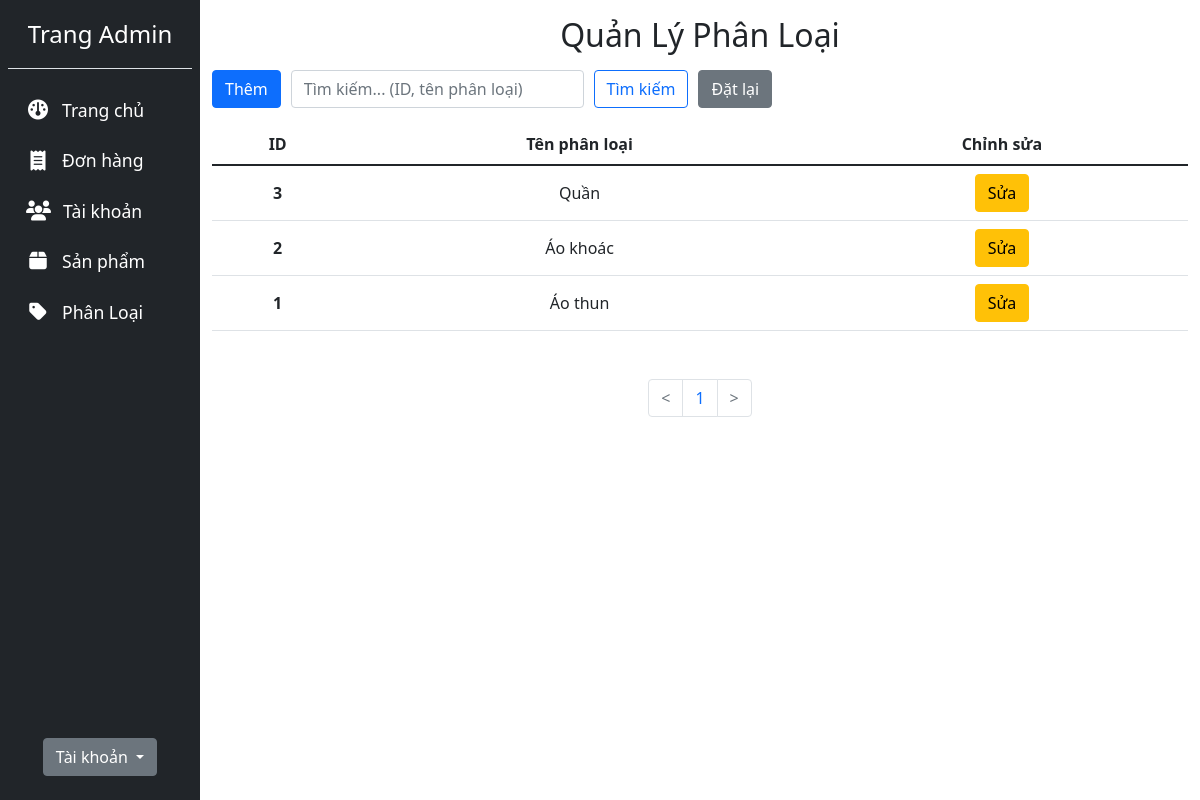
The app's page /admin/categories.php (signed in) with its own data.
### tables this page shows
CREATE TABLE `categories` (
  `category_id` int(11) NOT NULL,
  `category_name` varchar(255) NOT NULL
);

### admin/categories.php (the view, shortened to what this page needs)
<?php
include '../server/connection.php';
$search = $_GET['search'] ?? '';
$page = isset($_GET['page']) && is_numeric($_GET['page']) ? (int)$_GET['page'] : 1;
$records_per_page = 8;
$offset = ($page - 1) * $records_per_page;
$base_query_string = "search=" . urlencode($search)
  . "&search_btn=1";
if (isset($_GET['search_btn'])) {
  $baseQuery = "FROM categories WHERE 1=1";
  $params = [];
  $types = "";
  if (!empty($search)) {
    $baseQuery .= " AND (category_id LIKE ? OR category_name LIKE ?)";
    $searchParam = '%' . trim($search) . '%';
    $params[] = $searchParam;
    $params[] = $searchParam;
    $types .= 'ss';
  }
  $countQuery = "SELECT COUNT(*) " . $baseQuery;
  $stmt_count = $conn->prepare($countQuery);
  if (!empty($params)) {
    $stmt_count->bind_param($types, ...$params);
  }
  $stmt_count->execute();
  $stmt_count->bind_result($total_records);
  $stmt_count->fetch();
  $stmt_count->close();
  $total_no_of_pages = ceil($total_records / $records_per_page);
  $query = "SELECT * " . $baseQuery;
  $query .= " ORDER BY category_id DESC";
  $query .= " LIMIT ?, ?";
  $params[] = $offset;
  $params[] = $records_per_page;
  $types .= "ii";
  $stmt = $conn->prepare($query);
  $stmt->bind_param($types, ...$params);
  $stmt->execute();
  $categories = $stmt->get_result();
} else {
  $stmt1 = $conn->prepare("SELECT COUNT(*) AS total_records FROM categories");
  $stmt1->execute();
  $stmt1->bind_result($total_records);
  $total_no_of_pages = ceil($total_records / $records_per_page);
  $stmt2 = $conn->prepare("SELECT *
                           FROM categories
                           ORDER BY category_id DESC
                           LIMIT $offset, $records_per_page");
  $stmt2->execute();
  $categories = $stmt2->get_result();
}
?>
<!DOCTYPE html>
<html lang="en">
<head>
  <link href="https://cdn.jsdelivr.net/npm/bootstrap@5.1.3/dist/css/bootstrap.min.css" rel="stylesheet"
>
  <link rel="stylesheet" href="../admin/assets/css/style.css">
</head>
<body>
  <div class="container-fluid">
    <div class="row flex-nowrap">
      <?php include '../admin/layouts/sidebar.php'; ?>
      <div class="col py-3">
        <h2 class="text-center mb-3">Quản Lý Phân Loại</h2>
        <form id="searchForm" action="categories.php" method="get">
          <div class="mb-3" id="searchContainer">
            <a class="btn btn-primary" href="add_category.php">Thêm</a>
            <input type="text" name="search" class="form-control" style="width: 30%;" placeholder="Tìm kiếm... (ID, tên phân loại)" value="<?php if (isset($_GET['search'])) echo $_GET['search']; ?>">
            <input type="submit" value="Tìm kiếm" name="search_btn" class="btn btn-outline-primary">
            <a href="categories.php" class="btn btn-secondary">Đặt lại</a>
          </div>
        </form>
        <?php if ($total_no_of_pages > 0) { ?>
          <table class="table text-center">
            <thead>
              <tr>
                <th scope="col">ID</th>
                <th scope="col">Tên phân loại</th>
                <th scope="col">Chỉnh sửa</th>
              </tr>
            </thead>
            <tbody>
              <?php foreach ($categories as $category) { ?>
                <tr class="align-middle">
                  <th scope="row"><?php echo $category['category_id']; ?></th>
                  <td><?php echo $category['category_name']; ?></td>
                  <td>
                    <a class="btn btn-warning" href="edit_category.php?category_id=<?php echo $category['category_id']; ?>">
                      Sửa
                    </a>
                  </td>
                </tr>
              <?php } ?>
            </tbody>
          </table>
          <nav aria-label="Page Navigation Example">
            <ul class="pagination mt-5 justify-content-center">
              <li class="page-item <?php if ($page <= 1) {
                                      echo "disabled";
                                    } ?>">
                <a class="page-link" href="<?php if ($page <= 1) {
                                              echo "#";
                                            } else {
                                              echo "?" . $base_query_string . "&page=" . ($page - 1);
                                            } ?>"><</a>
              </li>
              <?php if ($total_no_of_pages >= 3) { ?>
                <li class="page-item">
                  <a class="page-link" href="?<?php echo $base_query_string; ?>&page=1">1</a>
                </li>
                <li class="page-item">
                  <a class="page-link" href="?<?php echo $base_query_string; ?>&page=2">2</a>
                </li>
                <li class="page-item">
                  <a class="page-link" href="#">...</a>
                </li>
                <li class="page-item">
                  <a class="page-link" href="?<?php echo $base_query_string; ?>&page=<?php echo $total_no_of_pages; ?>"><?php echo $total_no_of_pages; ?></a>
                </li>
              <?php } elseif ($total_no_of_pages == 1) { ?>
                <li class="page-item">
                  <a class="page-link" href="?<?php echo $base_query_string; ?>&page=1">1</a>
                </li>
              <?php } ?>
              <li class="page-item <?php if ($page >= $total_no_of_pages) {
                                      echo "disabled";
                                    } ?>">
                <a class="page-link" href="<?php if ($page >= $total_no_of_pages) {
                                              echo "#";
                                            } else {
                                              echo "?" . $base_query_string . "&page=" . ($page + 1);
                                            } ?>">></a>
              </li>
            </ul>
          </nav>
        <?php } else { ?>
          <p>Không tìm thấy kết quả</p>
        <?php } ?>
      </div>
    </div>
  </div>
</body>
</html>

### admin/assets/css/style.css (style rules this page uses)
#searchContainer { display: flex; align-items: center; gap: 10px; }

### records on screen
categories: category_id "3", category_name "Quần"
categories: category_id "2", category_name "Áo khoác"
categories: category_id "1", category_name "Áo thun"
